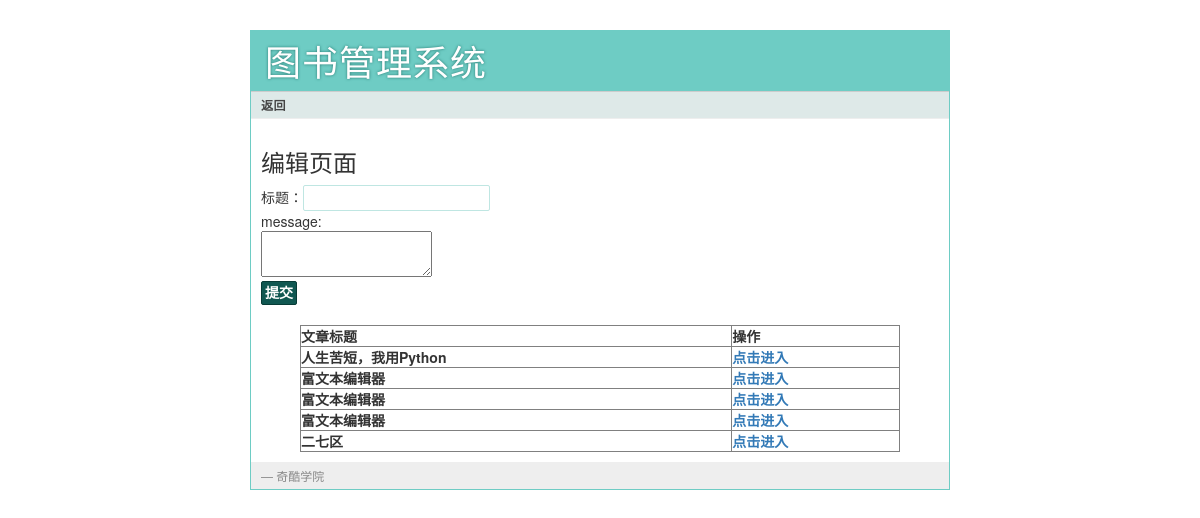
The page /books/edit/ on the database as committed earlier.
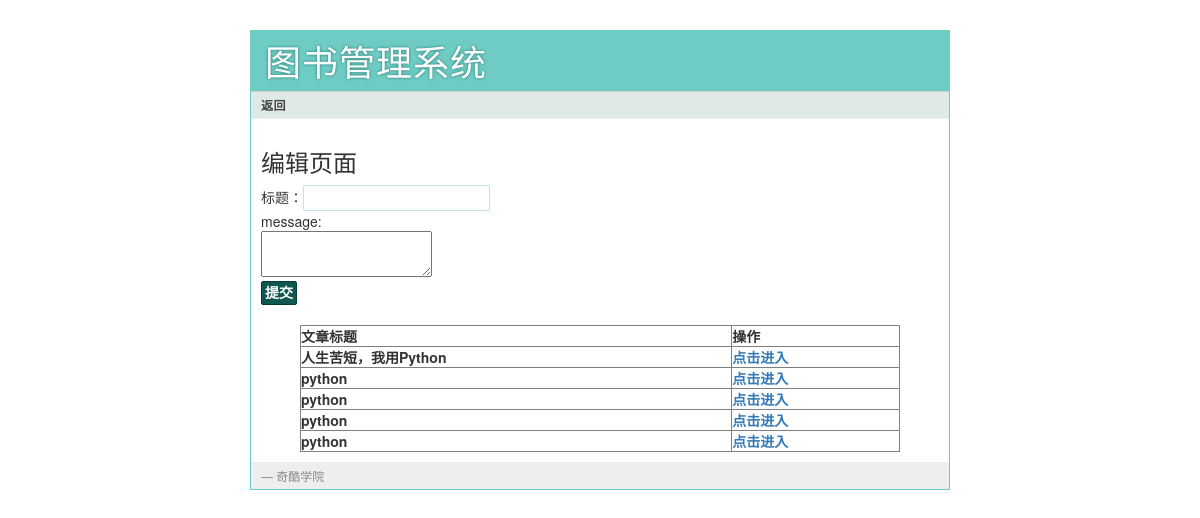
The same page on the database as committed later.
### manager/models.py (models this page shows, shortened)
class Article(models.Model):
    title = models.CharField(max_length=20)
    content = HTMLField()

### books/views.py (the view)
def edit(request):
    if request.method == 'GET':
        es = Article.objects.all()
        return render(request, 'edit.html', {'es': es})
    else:
        title = request.POST['title']
        message = request.POST['message']
        art = Article(title=title, content=message)
        art.save()
        return redirect(reverse('manager:index'))

### templates/edit.html (shortened to what this page needs)
{% extends "base.html" %}
{% block link %}
  <a href="{% url 'manager:index' %}">返回</a>
{% endblock %}
{% block body %}
    <h3>编辑页面</h3>
    <form action="{% url 'books:edit' %}" method="post">
        标题：<input type="text" name="title">
        <br>
        message:
        <br>
        <textarea name="message"></textarea>
        <br>
        <input type="submit" value="提交">
    </form>
    <br>
	<table width="600" border="1", align="center">
	  <tr>
	    <th align="center"> 文章标题 </th>
		<th align="center"> 操作</th>
	  </tr>
	  {% for e in es%}
	  <tr>
	    <th align="center"> {{e.title}}</th>
	    <th align="center"> <a href="{% url 'manager:einfo' e.id %}"> 点击进入 </a> </th>
	  </tr>
	  {% endfor %}
	</table>
{% endblock %}

Rows that differ between the two databases and show on the page:
changed Article (number 2 of 5 on the later page): title "富文本编辑器" → "python"
changed Article (number 3 of 5 on the later page): title "富文本编辑器" → "python"
changed Article (number 4 of 5 on the later page): title "富文本编辑器" → "python"
changed Article (number 5 of 5 on the later page): title "二七区" → "python"
